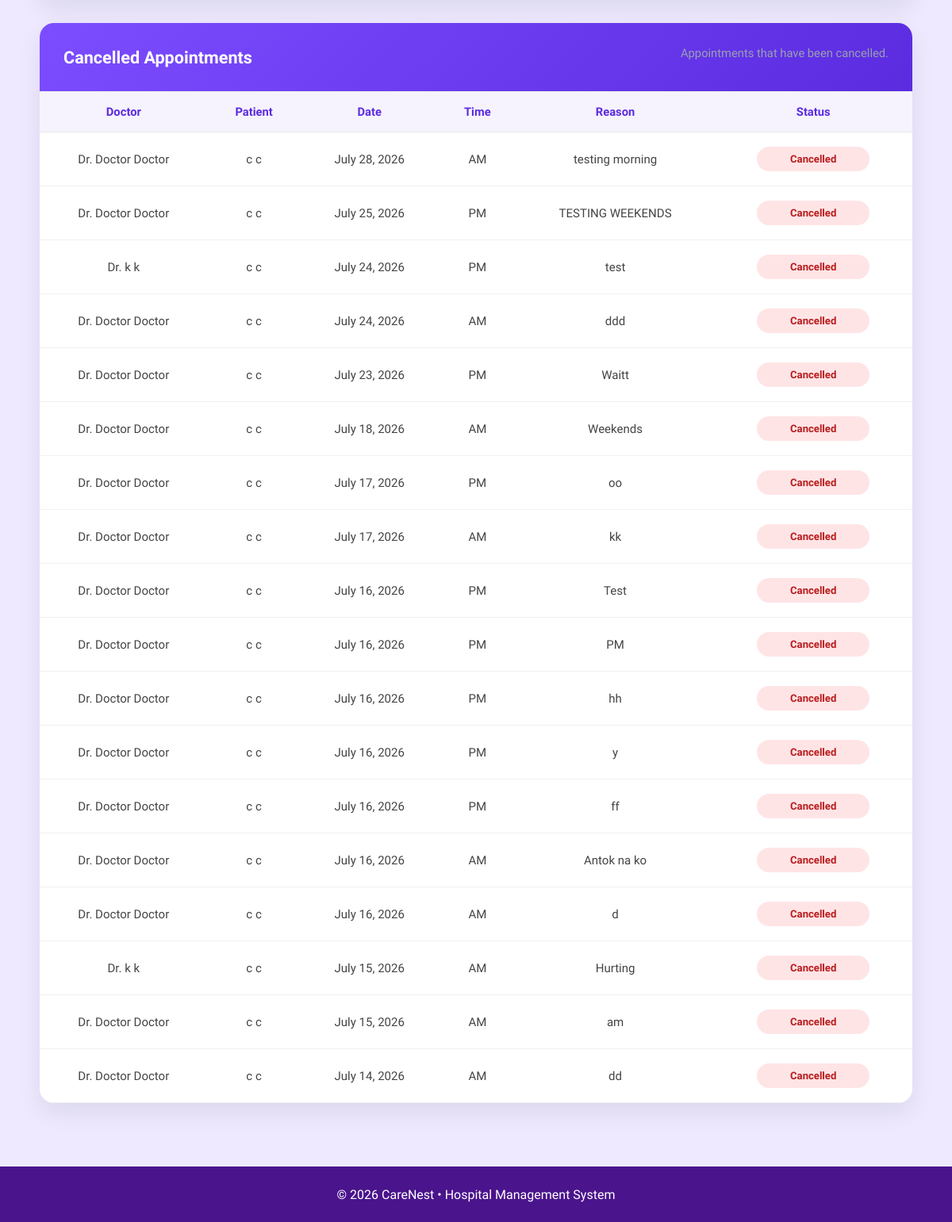
/receptionist/appointments/ (signed in, lower part), run on an earlier commit of the app's database.
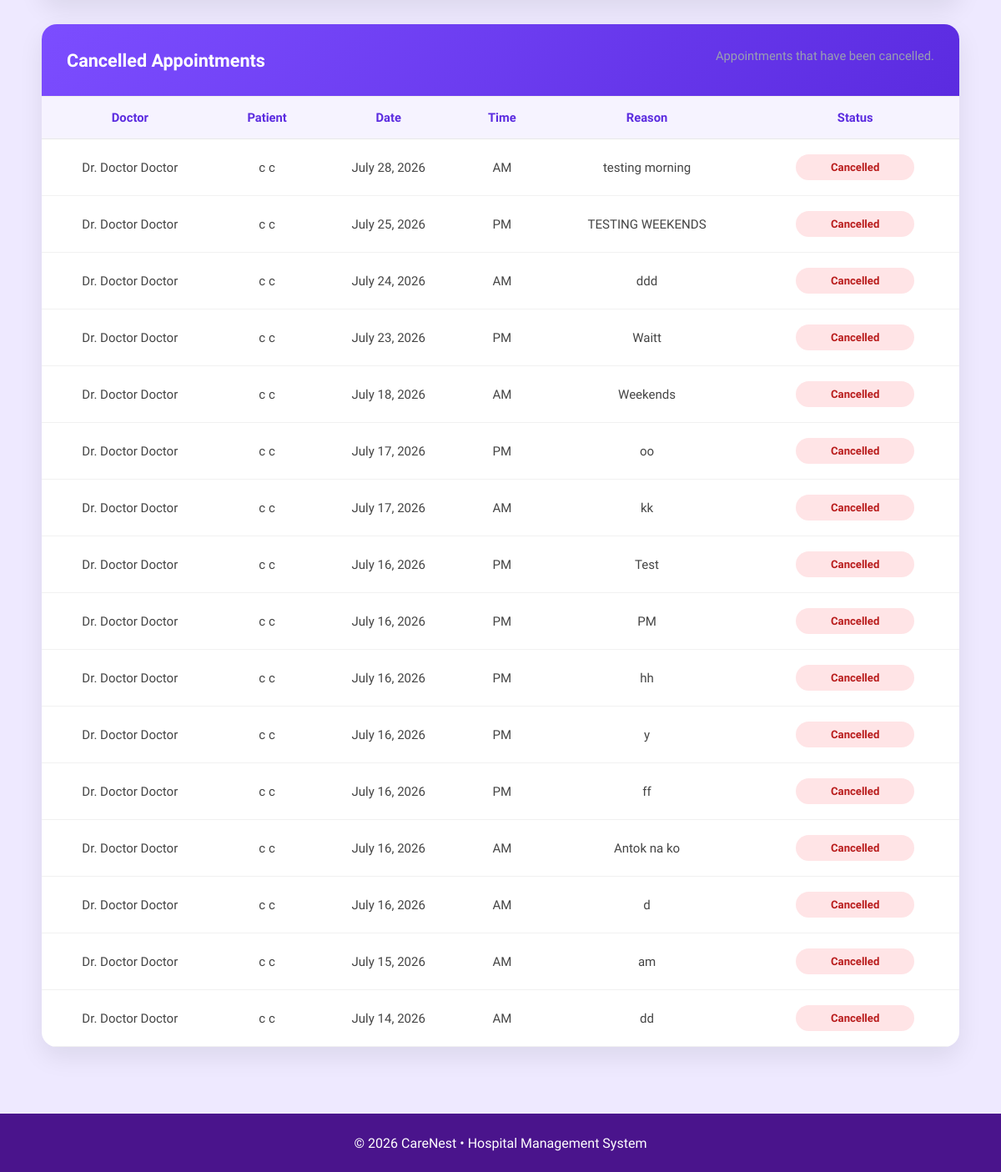
And on a later commit of the database.
### main/models.py (models this page shows, shortened)
class Appointment(models.Model):
    STATUS_CHOICES = [
        ('Waiting', 'Waiting'),
        ('Pending', 'Pending'),
        ('Confirmed', 'Confirmed'),
        ('Completed', 'Completed'),
        ('Cancelled', 'Cancelled'),
    ]
    TIME_PERIOD_CHOICES = [
        ('AM', 'AM'),
        ('PM', 'PM'),
    ]
    patient = models.ForeignKey(
        Patient,
        on_delete=models.CASCADE,
        related_name='appointments'
    )
    doctor = models.ForeignKey(
        Doctor,
        on_delete=models.CASCADE,
        related_name='appointments'
    )
    date = models.DateField()
    time_period = models.CharField(
        max_length=2,
        choices=TIME_PERIOD_CHOICES,
        default='AM'
    )
    reason = models.TextField()
    status = models.CharField(
        max_length=15,
        choices=STATUS_CHOICES,
        default='Pending'
    )
    created_at = models.DateTimeField(auto_now_add=True)

class Doctor(models.Model):
    SPECIALIZATION_CHOICES = [
        ('Cardiology', 'Cardiology'),
        ('Dermatology', 'Dermatology'),
        ('Neurology', 'Neurology'),
        ('Pediatrics', 'Pediatrics'),
        ('Orthopedics', 'Orthopedics'),
        ('General Practice', 'General Practice'),
    ]
    SEX_CHOICES = [
        ('Male', 'Male'),
        ('Female', 'Female'),
        ('Other', 'Other'),
    ]
    user = models.OneToOneField(User, on_delete=models.CASCADE, related_name='doctor_profile')
    first_name = models.CharField(max_length=50, default="Unknown")
    middle_name = models.CharField(max_length=50, blank=True, null=True)
    last_name = models.CharField(max_length=50, default="Unknown")
    date_of_birth = models.DateField(blank=True, null=True)
    sex = models.CharField(
        max_length=10,
        choices=SEX_CHOICES,
        default='Male'
    )
    address = models.TextField(blank=True)
    specialization = models.CharField(
        max_length=50,
        choices=SPECIALIZATION_CHOICES,
        default='General Practice'
    )
    license_number = models.CharField(max_length=50, unique=True)
    contact_number = models.CharField(max_length=15)
    profile_picture = models.ImageField(
        upload_to=user_directory_path,
        default='default.jpg',
        blank=True,
        null=True
    )

class Patient(models.Model):
    SEX_CHOICES = [
        ('Male', 'Male'),
        ('Female', 'Female'),
        ('Other', 'Other'),
    ]
    BLOOD_TYPE_CHOICES = [
        ('A+', 'A+'),
        ('A-', 'A-'),
        ('B+', 'B+'),
        ('B-', 'B-'),
        ('AB+', 'AB+'),
        ('AB-', 'AB-'),
        ('O+', 'O+'),
        ('O-', 'O-'),
        ('Unknown', 'Unknown'),
    ]
    user = models.OneToOneField(
        User,
        on_delete=models.CASCADE,
        related_name='patient_profile'
    )
    first_name = models.CharField(max_length=50, default="Unknown")
    middle_name = models.CharField(max_length=50, blank=True, null=True)
    last_name = models.CharField(max_length=50, default="Unknown")
    date_of_birth = models.DateField()
    sex = models.CharField(
        max_length=10,
        choices=SEX_CHOICES,
        default='Male'
    )
    blood_type = models.CharField(
        max_length=10,
        choices=BLOOD_TYPE_CHOICES,
        default='Unknown'
    )
    height = models.DecimalField(
        max_digits=5,
        decimal_places=2,
        blank=True,
        null=True,
        help_text="Height in centimeters"
    )
    weight = models.DecimalField(
        max_digits=5,
        decimal_places=2,
        blank=True,
        null=True,
        help_text="Weight in kilograms"
    )
    address = models.TextField()
    contact_number = models.CharField(max_length=15)
    profile_picture = models.ImageField(
        upload_to=user_directory_path,
        default='default.jpg',
        blank=True,
        null=True
    )

### main/views.py (the view, shortened to what this page needs)
@login_required
def receptionist_appointments(request):
    today = date.today()
    today_appointments = Appointment.objects.filter(
        date=today
    ).select_related(
        "doctor__user",
        "patient__user"
    ).order_by("date", "time_period")
    upcoming_appointments = Appointment.objects.filter(
        status="Confirmed",
        date__gt=today
    ).select_related(
        "doctor__user",
        "patient__user"
    ).order_by("-date", "-time_period")
    pending_requests = Appointment.objects.filter(
        status="Waiting"
    ).select_related(
        "doctor__user",
        "patient__user"
    ).order_by("-date", "-time_period")
    pending_doctor_approval = Appointment.objects.filter(
        status="Pending"
    ).select_related(
        "doctor__user",
        "patient__user"
    ).order_by("-date", "-time_period")
    completed_appointments = Appointment.objects.filter(
        status="Completed"
    ).select_related(
        "doctor__user",
        "patient__user"
    ).order_by("-date", "-time_period")
    cancelled_appointments = Appointment.objects.filter(
    status="Cancelled"
).select_related(
    "doctor__user",
    "patient__user"
).order_by("-date", "-time_period")
    for appointment in pending_requests:
        appointment.can_approve = False
        date_schedule = DoctorDateSchedule.objects.filter(
            doctor=appointment.doctor,
            date=appointment.date
        ).first()
        if date_schedule:
            if date_schedule.status == "AVAILABLE":
                appointment.can_approve = True
            elif (
                date_schedule.status == "MORNING"
                and appointment.time_period == "AM"
            ):
                appointment.can_approve = True
            elif (
                date_schedule.status == "AFTERNOON"
                and appointment.time_period == "PM"
            ):
                appointment.can_approve = True
        else:
            weekday = appointment.date.strftime("%A")
            weekly = DoctorSchedule.objects.filter(
                doctor=appointment.doctor,
                day_of_week=weekday
            ).first()
    context = {
        "today_appointments": today_appointments,
        "upcoming_appointments": upcoming_appointments,
        "pending_requests": pending_requests,
        "pending_doctor_approval": pending_doctor_approval,
        "completed_appointments": completed_appointments,
         "cancelled_appointments": cancelled_appointments,
    }
    return render(
        request,
        "receptionist/appointment/receptionist_appointment.html",
        context,
    )

### main/templates/receptionist/appointment/receptionist_appointment.html (shortened to what this page needs)
{% extends "includes/dashboard_base.html" %}
{% load static %}
{% block content %}
{% block extra_css %}
<link rel="stylesheet" href="{% static 'css/receptionist_appointment.css' %}">
{% endblock %}
<div class="appointments-page">
    <section class="appointment-card">
        <div class="card-header">
            <h2>
                Cancelled Appointments
            </h2>
            <p>
                Appointments that have been cancelled.
            </p>
        </div>
        <div class="table-wrapper">
            <table class="appointment-table">
                <thead>
                    <tr>
                        <th>Doctor</th>
                        <th>Patient</th>
                        <th>Date</th>
                        <th>Time</th>
                        <th>Reason</th>
                        <th>Status</th>
                    </tr>
                </thead>
                <tbody>
                    {% for appointment in cancelled_appointments %}
                    <tr>
                        <td>
                            Dr. {{ appointment.doctor.user.get_full_name }}
                        </td>
                        <td>
                            {{ appointment.patient.user.get_full_name }}
                        </td>
                        <td>
                            {{ appointment.date }}
                        </td>
                        <td>
                            {{ appointment.time_period }}
                        </td>
                        <td>
                            {{ appointment.reason }}
                        </td>
                        <td>
                            <span class="status cancelled">
                                {{ appointment.status }}
                            </span>
                        </td>
                    </tr>
                    {% empty %}
                    <tr>
                        <td colspan="6" class="empty-row">
                            No cancelled appointments.
                        </td>
                    </tr>
                    {% endfor %}
                </tbody>
            </table>
        </div>
    </section>
</div>
{% endblock %}

What changed in the data, as far as the page shows it:
removed Appointment: doctor.user.get_full_name "k k", patient.user.get_full_name "c c", date "July 24, 2026", time_period "PM", reason "test", status "Cancelled"
removed Appointment: doctor.user.get_full_name "k k", patient.user.get_full_name "c c", date "July 15, 2026", time_period "AM", reason "Hurting", status "Cancelled"
